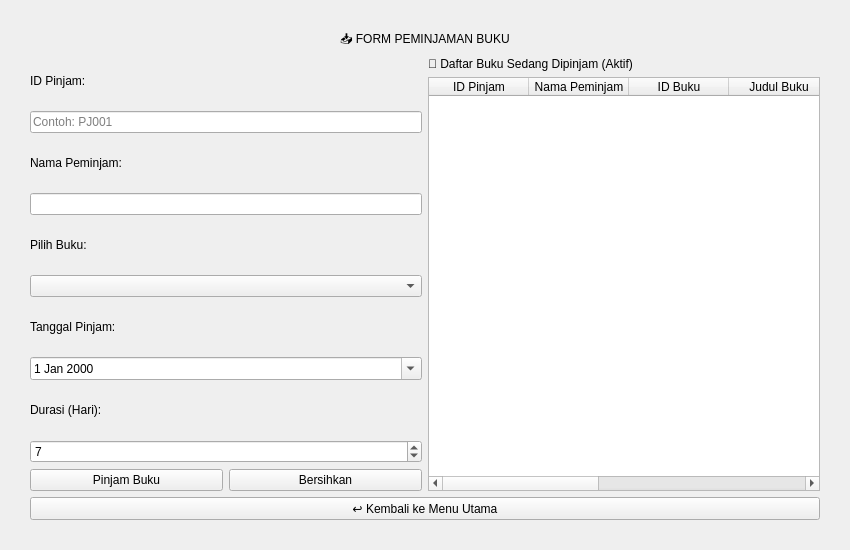
<?xml version="1.0" encoding="UTF-8"?>
<ui version="4.0">
 <class>PinjamBukuWindow</class>
 <widget class="QMainWindow" name="PinjamBukuWindow">
  <property name="geometry">
   <rect>
    <x>0</x>
    <y>0</y>
    <width>850</width>
    <height>550</height>
   </rect>
  </property>
  <property name="windowTitle">
   <string>Qt Perpustakaan - Form Peminjaman Buku</string>
  </property>
  <widget class="QWidget" name="centralwidget">
   <layout class="QVBoxLayout" name="verticalLayoutMain">
    <property name="leftMargin"><number>30</number></property>
    <property name="topMargin"><number>30</number></property>
    <property name="rightMargin"><number>30</number></property>
    <property name="bottomMargin"><number>30</number></property>
    <item>
     <widget class="QLabel" name="lblTitle">
      <property name="text">
       <string>📥 FORM PEMINJAMAN BUKU</string>
      </property>
      <property name="alignment">
       <set>Qt::AlignCenter</set>
      </property>
     </widget>
    </item>
    <item>
     <layout class="QHBoxLayout" name="horizontalLayoutMain">
      <item>
       <layout class="QVBoxLayout" name="verticalLayoutInput">
        <item>
         <widget class="QLabel" name="lblIdPinjam"><property name="text"><string>ID Pinjam:</string></property></widget>
        </item>
        <item>
         <widget class="QLineEdit" name="txtIdPinjam">
          <property name="placeholderText"><string>Contoh: PJ001</string></property>
         </widget>
        </item>
        <item>
         <widget class="QLabel" name="lblNamaPeminjam"><property name="text"><string>Nama Peminjam:</string></property></widget>
        </item>
        <item>
         <widget class="QLineEdit" name="txtNamaPeminjam"/>
        </item>
        <item>
         <widget class="QLabel" name="lblBuku"><property name="text"><string>Pilih Buku:</string></property></widget>
        </item>
        <item>
         <widget class="QComboBox" name="cmbBuku"/>
        </item>
        <item>
         <widget class="QLabel" name="lblTanggalPinjam"><property name="text"><string>Tanggal Pinjam:</string></property></widget>
        </item>
        <item>
         <widget class="QDateEdit" name="datePinjam">
          <property name="calendarPopup"><bool>true</bool></property>
         </widget>
        </item>
        <item>
         <widget class="QLabel" name="lblDurasi"><property name="text"><string>Durasi (Hari):</string></property></widget>
        </item>
        <item>
         <widget class="QSpinBox" name="spinDurasi">
          <property name="minimum"><number>1</number></property>
          <property name="maximum"><number>30</number></property>
          <property name="value"><number>7</number></property>
         </widget>
        </item>
        <item>
         <layout class="QHBoxLayout" name="horizontalLayoutButtons">
          <item>
           <widget class="QPushButton" name="btnPinjam"><property name="text"><string>Pinjam Buku</string></property></widget>
          </item>
          <item>
           <widget class="QPushButton" name="btnBersihkan"><property name="text"><string>Bersihkan</string></property></widget>
          </item>
         </layout>
        </item>
       </layout>
      </item>
      <item>
       <layout class="QVBoxLayout" name="verticalLayoutTable">
        <item>
         <widget class="QLabel" name="lblTableTitle">
          <property name="text"><string>📄 Daftar Buku Sedang Dipinjam (Aktif)</string></property>
         </widget>
        </item>
        <item>
         <widget class="QTableWidget" name="tablePeminjaman">
          <column><property name="text"><string>ID Pinjam</string></property></column>
          <column><property name="text"><string>Nama Peminjam</string></property></column>
          <column><property name="text"><string>ID Buku</string></property></column>
          <column><property name="text"><string>Judul Buku</string></property></column>
          <column><property name="text"><string>Tgl Pinjam</string></property></column>
          <column><property name="text"><string>Durasi</string></property></column>
          <column><property name="text"><string>Status</string></property></column>
         </widget>
        </item>
       </layout>
      </item>
     </layout>
    </item>
    <item>
     <widget class="QPushButton" name="btnKembali">
      <property name="text">
       <string>↩ Kembali ke Menu Utama</string>
      </property>
     </widget>
    </item>
   </layout>
  </widget>
 </widget>
 <resources/>
 <connections/>
</ui>
